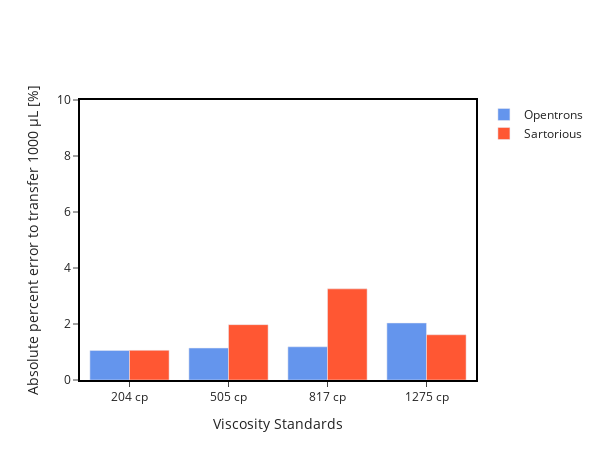

This figure's notebook cell:
### Code cell
layout = dict(xaxis = dict(showgrid=False,mirror=True,ticks='outside',showline=True),
                yaxis = dict(showgrid=False,mirror=True,ticks='outside',showline=True)
                )
fig = go.Figure(
    data=[go.Bar(name = 'Opentrons',x =[str(x)+' cp' for x in tron['Viscosity'].to_list()], 
                 y = abs(tron['Absolute percent error to transfer 1000 ?L [%]']), marker_color='#6495ED'), 
          go.Bar(name = 'Sartorious',x = [str(x)+' cp' for x in second['Viscosity'].to_list()], 
                 y = second['Absolute percent error to transfer 1000 μL [%]'], marker_color='#FF5733')], layout = layout)

fig.update_layout(xaxis_title='Viscosity Standards', yaxis_title='Absolute percent error to transfer 1000 μL [%]', 
                  width = 600, height = 460,
                  plot_bgcolor='rgba(0, 0, 0, 0)', paper_bgcolor = 'rgba(0,0,0,0)')

fig.update_xaxes(showline=True, linewidth=2, linecolor='black')
fig.update_yaxes(showline=True, linewidth=2, linecolor='black',range=[0, 10])
fig.show()

### Figure 1 — Plotly figure (JSON) as saved in the notebook; plotly's stock layout.template omitted (floating-point values rounded to 4 significant figures)
{"data": [{"marker": {"color": "#6495ED"}, "name": "Opentrons", "type": "bar", "x": ["204 cp", "505 cp", "817 cp", "1275 cp"], "y": [1.056, 1.141, 1.186, 2.036]}, {"marker": {"color": "#FF5733"}, "name": "Sartorious", "type": "bar", "x": ["204 cp", "505 cp", "817 cp", "1275 cp"], "y": [1.06, 1.977, 3.255, 1.615]}], "layout": {"height": 460, "paper_bgcolor": "rgba(0,0,0,0)", "plot_bgcolor": "rgba(0, 0, 0, 0)", "width": 600, "xaxis": {"linecolor": "black", "linewidth": 2, "mirror": true, "showgrid": false, "showline": true, "ticks": "outside", "title": {"text": "Viscosity Standards"}}, "yaxis": {"linecolor": "black", "linewidth": 2, "mirror": true, "range": [0, 10], "showgrid": false, "showline": true, "ticks": "outside", "title": {"text": "Absolute percent error to transfer 1000 μL [%]"}}}}
